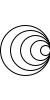
Frame 1 (no input)
Frame 60 (the mouse pressed at the canvas centre just before this capture): identical to frame 1, image omitted
Frame 120 (the mouse held since frame 60 and released just before this capture): identical to frame 1, image omitted

The Processing sketch that drew this single still picture (run headless with seeded random() and noise(); from frame 60 on, the mouse is pressed at the canvas centre):

// Processing sketch: sketch_230918d_H9_6
// ── sketch_230918d_H9_6.pde
void setup(){
size(50,100);  
}

void draw(){
background(255,255,255);  

int sizec = 50;  
int sisec = 50; 
  
for(int a = 0;a <= 5; a++){  
  ellipse(50-sisec/2,50,sizec,sizec);  
  sizec = sizec - 10; 
  sisec = sisec - 10;
}
}
